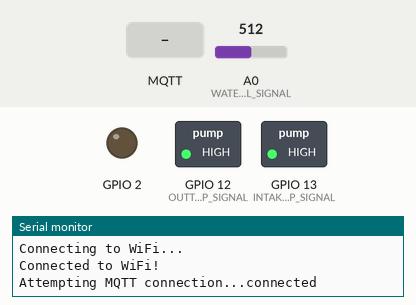
A sketch run on a simulated ESP8266 (NodeMCU). On the bench: switched loads named in the sketch (green lamp = pin HIGH), output pins drawn as LEDs (lit = HIGH), the last lines printed to the serial monitor. The inputs (shaded band) are chosen by the test bench; at power-on: A0 (WATER_LEVEL_SIGNAL) = 512. WiFi joins after 1.5 s; servers stay silent unless stated; random numbers use the default seed unless the sketch sets one; no MQTT or app messages arrive unless stated.

Above: at 4.2 s.
4.3 s: MQTT message "Turn on" arrives on the first subscribed topic
At 6.2 s:
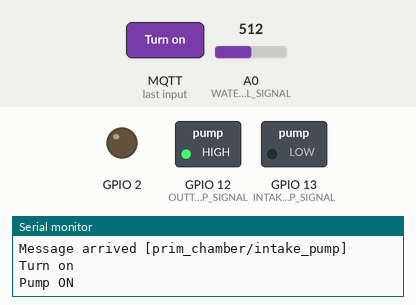
6.5 s: MQTT message "Turn on" arrives on the second subscribed topic
At 7.9 s:
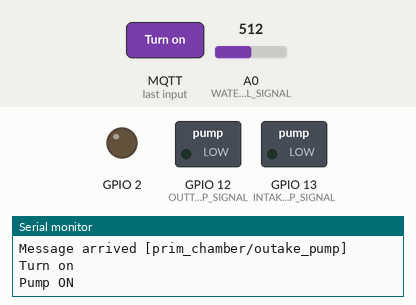
8.5 s: MQTT message "Turn off" arrives on the first subscribed topic
At 9.5 s:
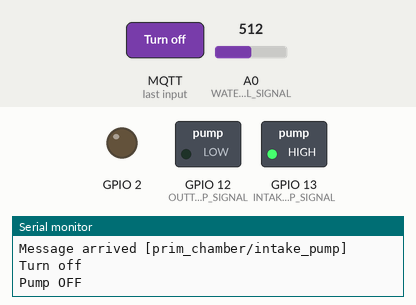
Timing chart, 0 to 11.5 s (numbered marks = the images above; inputs shaded):
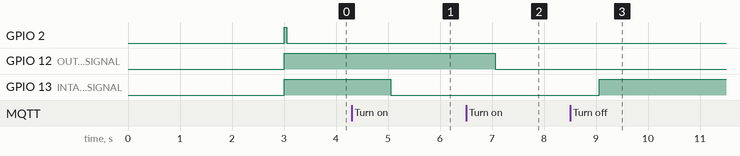

The sketch:

Primary_Intake.ino
```cpp
#include <ESP8266HTTPClient.h>
#include <WiFiClient.h>
#include <ESP8266WiFi.h>
#include <PubSubClient.h>

//Sensor and Motor Ports
#define WATER_LEVEL_SIGNAL A0
#define INTAKE_PUMP_SIGNAL 13
#define OUTTAKE_PUMP_SIGNAL 12

//Broker Information
String broker = "192.168.8.210";
String mqtt_username = "smartmqtt";
String mqtt_password = "HokieDVE";
String port = "1883";
WiFiClient espClient;
PubSubClient client(espClient);
//Node information
String topic_intake_pump = "prim_chamber/intake_pump";
String topic_outtake_pump = "prim_chamber/outake_pump";
//WIFI Information
const char* ssid = "Testbed-W";
const char* ssid_pass = "HokieDVE";
void setup() {
  // put your setup code here, to run once:
  Serial.begin(115200);
  delay(1000);

  WiFi.begin(ssid, ssid_pass);
  Serial.println("Connecting to WiFi...");
  while (WiFi.status() != WL_CONNECTED) {
    delay(1000);
    Serial.println("Connecting to WiFi...");
  }
  Serial.println("Connected to WiFi!");

  pinMode(INTAKE_PUMP_SIGNAL, OUTPUT); // Turns on the water pump PIN 13/D7
  pinMode(OUTTAKE_PUMP_SIGNAL, OUTPUT); // Turns on the water pump PIN 12/D6
  pinMode(BUILTIN_LED, OUTPUT);     // Initialize the BUILTIN_LED pin as an output
  //By default turns off the pumps
  digitalWrite(OUTTAKE_PUMP_SIGNAL, HIGH);
  digitalWrite(INTAKE_PUMP_SIGNAL, HIGH);
  digitalWrite(BUILTIN_LED, LOW);
}

void callback(char* topic, byte* payload, unsigned int length) {
  Serial.print("Message arrived [");
  Serial.print(topic);
  Serial.print("] ");
  for (int i = 0; i < length; i++) {
    Serial.print((char)payload[i]);
  }
  Serial.println();
  String message;
  for (int i = 0; i < length; i++) {
      message = message + (char) payload[i];
  }
  if (strcmp(topic, topic_intake_pump.c_str()) == 0)
  {
    if (message == "Turn on") {
        digitalWrite(INTAKE_PUMP_SIGNAL, LOW);   // Turn the LED on (Note that LOW is the voltage level
        Serial.println("Pump ON");
        // but actually the LED is on; this is because
        // it is acive low on the ESP-01)
      } else if (message == "Turn off"){
        digitalWrite(INTAKE_PUMP_SIGNAL, HIGH);  // Turn the LED off by making the voltage HIGH
        Serial.println("Pump OFF");
      }
  }
  else if (strcmp(topic, topic_outtake_pump.c_str()) == 0)
  {
    if (message == "Turn on") {
        digitalWrite(OUTTAKE_PUMP_SIGNAL, LOW);   // Turn the LED on (Note that LOW is the voltage level)
        Serial.println("Pump ON");
        // but actually the LED is on; this is because
        // it is acive low on the ESP-01)
      } else if (message == "Turn off"){
        digitalWrite(OUTTAKE_PUMP_SIGNAL, HIGH);  // Turn the LED off by making the voltage HIGH
        Serial.println("Pump OFF");
      }
  }

}

void reconnect() {
  uint16_t converted_port = static_cast<uint16_t>(port.toInt());
  IPAddress ip = IPAddress();
  ip.fromString(broker);

  client.setServer(ip, converted_port);
  client.setCallback(callback);
  // Loop until we're reconnected
  while (!client.connected()) {
    Serial.print("Attempting MQTT connection...");
    // Create a random client ID
    String clientId = "ESP8266Client-";
    clientId += String(random(0xffff), HEX);
    // Attempt to connect
    if (client.connect(clientId.c_str(), mqtt_username.c_str(), mqtt_password.c_str())) {
      Serial.println("connected");
      // Once connected, publish an announcement...
      // ... and resubscribe
      client.subscribe(topic_intake_pump.c_str());
      client.subscribe(topic_outtake_pump.c_str());
    } else {
      Serial.print("failed, rc=");
      Serial.print(client.state());
      Serial.println(" try again in 5 seconds");
      // Wait 5 seconds before retrying
      delay(5000);
    }
  }
}

void loop() {
  if (!client.connected()) {
    digitalWrite(BUILTIN_LED, HIGH);
    reconnect();
    digitalWrite(BUILTIN_LED, LOW);
  }
  client.loop();
  //Listens for water pump commands
  int value = analogRead(WATER_LEVEL_SIGNAL);
  String water_level = String(value);
  client.publish("prim_chamber/level", water_level.c_str());
  delay(1000);
}
```

Measured:
- after the input at 4.3 s, GPIO 13 (INTAKE_PUMP_SIGNAL): HIGH → LOW after 0.76 s
- after the input at 6.5 s, GPIO 12 (OUTTAKE_PUMP_SIGNAL): HIGH → LOW after 0.56 s
- after the input at 8.5 s, GPIO 13 (INTAKE_PUMP_SIGNAL): LOW → HIGH after 0.56 s
